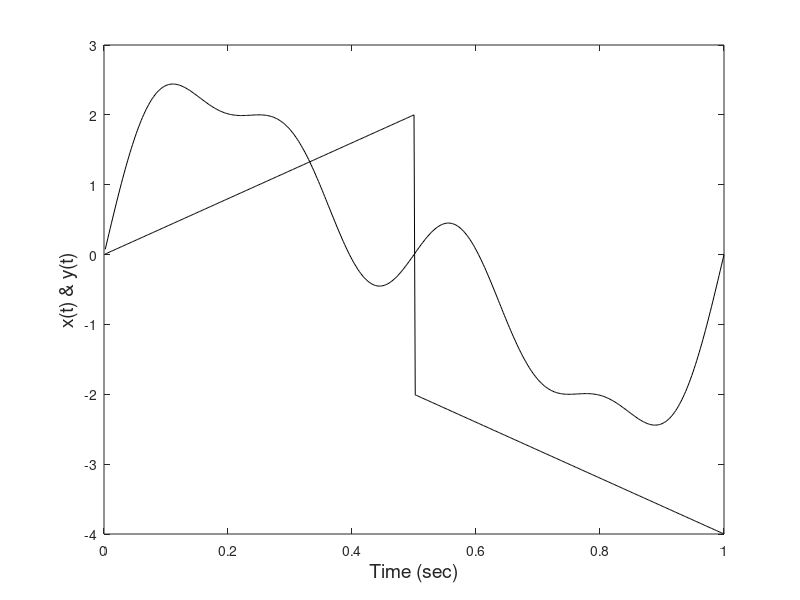

Write MATLAB code to recreate this figure. (Note: this script raises an error after producing the figure.)
% Example 2.7 and Fig. 2.14  Find the Pearson correlation coefficient 
%  between the two waveforms shown in Figure 2.14.  
% Solution:  Find the un-normalized correlation as in Example 2.4 and apply Eq. 2.45.
%
clear all; close all;
% First generate signal.
N = 500;                % Number of points
fs = 500;               % Sample frequency
t = (1:N)/fs;           % Time vector
x = 2* sin(2*pi*t) + 1* sin(2*pi*2*t) + .5*sin(2*pi*4*t);
y = 4*[t(1:250) -t(251:end)];
plot(t,x,'k',t,y,'k');
xlabel('Time (sec)','FontSize',14); ylabel('x(t) & y(t)','FontSize',14);
save ('Ex2_7.mat', 'x', 'y');
%
clear all;
load Ex2_7
N = length(x);
rxy = sum((x-mean(x)).*(y-mean(y)));
rxy = rxy/((N-1)*sqrt(var(x)*var(y)));
title(['Correlation: ',num2str(rxy)],'FontSize',14);
